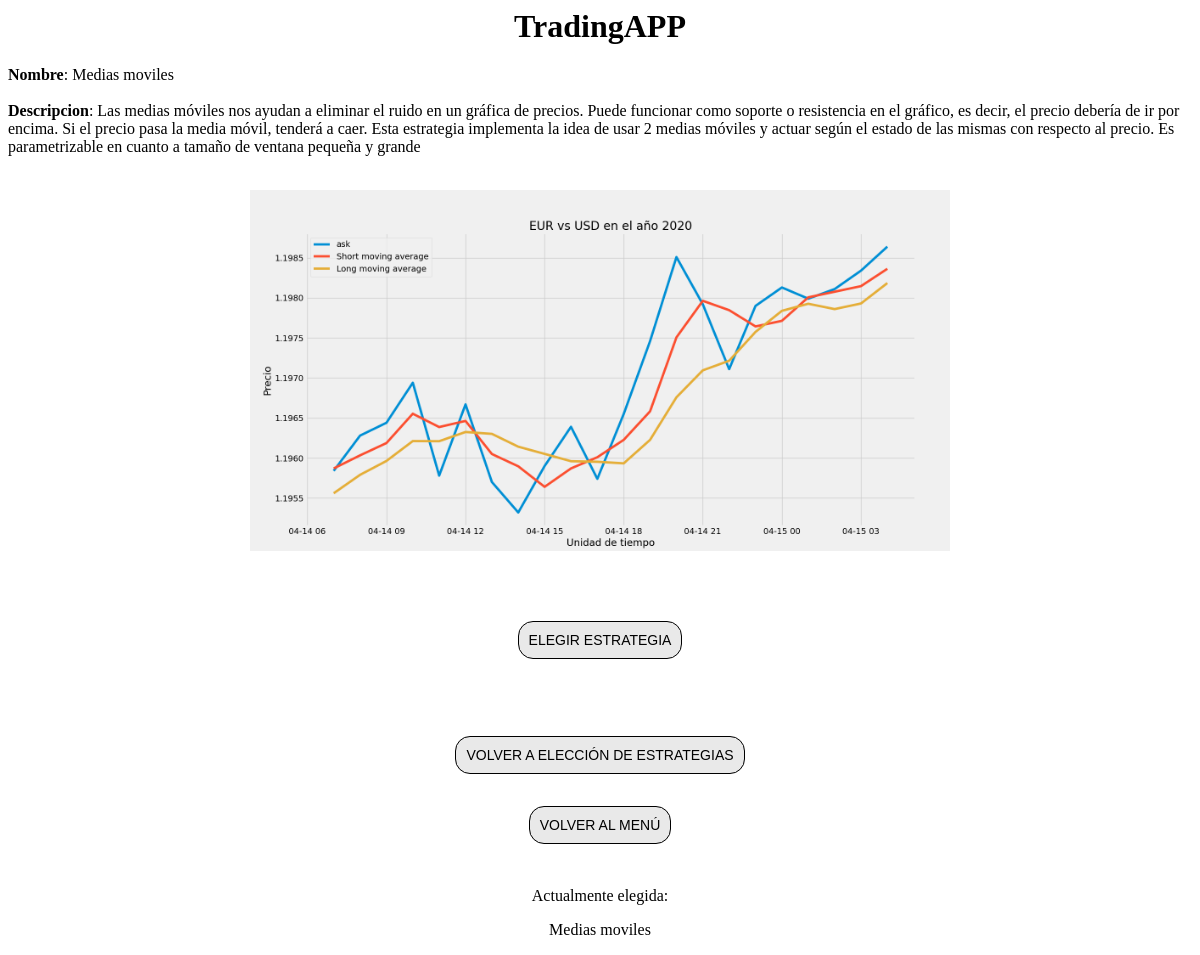
Page /estrategias/1/ on the committed database.
### Interface/models.py (models this page shows, shortened)
class AlgoritmoTrading(models.Model):
    nombre = models.CharField(max_length=200)
    descripcion = models.CharField(max_length=10000)
    autor = models.CharField(max_length=200)
    imagen = models.CharField(max_length=200)
    def __str__(self):
        return self.nombre

class Sesion(models.Model):
    algoritmo_elegido = models.ForeignKey('AlgoritmoTrading', on_delete=models.SET_NULL, null=True)
    logued_MT5 = models.BooleanField(default=True)

### Interface/views.py (the view)
# urls.py: path('estrategias/<int:algoritmo_id>/', views.estrategias_trading_descripcion, name='Elegir Estrategias Trading'),
def estrategias_trading_descripcion(request, algoritmo_id):
    algoritmo = AlgoritmoTrading.objects.get(id=algoritmo_id)
    alg = {'id': algoritmo_id, 'nombre': algoritmo.nombre, 'descripcion': algoritmo.descripcion,
           'autor': algoritmo.autor, 'imagen': algoritmo.imagen}
    context = {'algoritmo': alg, 'sesion_actual': sesion_actual}
    return render(request, "TradingAPP/estrategias_trading_descripcion.html", context)

### Interface/templates/TradingAPP/estrategias_trading_descripcion.html (shortened to what this page needs)
{% load static %}
<link rel="stylesheet" type="text/css" href="{% static 'TradingAPP/style.css' %}">
<!DOCTYPE html>
<html>
<H1 align="center">TradingAPP</H1>
<p align="left">
    {% if algoritmo.nombre %} <b>Nombre</b>: {{ algoritmo.nombre }}<br><br> {% endif %}
    {% if algoritmo.nombre %} <b>Descripcion</b>: {{ algoritmo.descripcion }}<br><br> {% endif %}
</p>
<p>
    {% if algoritmo.imagen %} <img src="{% static algoritmo.imagen %}" alt="Imagen desriptiva del algoritmo" width="700"
                                   align="center">
    {% endif %}
</p>
<body class="center">
<br><br><br>
<form action="elegir_estrategia_trading" method="POST"> {% csrf_token %}
    <input class="boton" type="submit" value="Elegir estrategia"/>
</form>
<br><br><br><br>
<a class="boton" href="{% url 'Estrategias Trading'%}">Volver a elección de estrategias</a>
<br><br><br><br>
<a class="boton" href="{% url 'Menu Principal'%}">Volver al menú</a>
<br><br><br><br>
Actualmente elegida: {% if sesion_actual.algoritmo_elegido %} <p>{{ sesion_actual.algoritmo_elegido }}</p> {% else %}
<p>Ninguna</p> {% endif %}
</body>
</html>

### Interface/static/TradingAPP/style.css (style rules this page uses)
.boton { border: 1px solid #000000; padding: 10px; background-color: #e9e9e9; color: #000000; text-decoration: none; text-transform: uppercase; font-family: 'Helvetica', sans-serif; border-radius: 15px; font-size: 14px; text-align: center; }
body.center { text-align: center; }

### rows in the picture
AlgoritmoTrading: nombre "Medias moviles", descripcion "Las medias móviles nos ayudan a eliminar el ruido en un gráfica de precios. Puede funcionar como soporte o resistencia en el gráfico, es decir, el precio debería de ir por encima. Si el precio pasa la media móvil, tenderá a caer. Esta estrategia implementa la idea de usar 2 medias móviles y actuar según el estado de las mismas con respecto al precio. Es parametrizable en cuanto a tamaño de ventana pequeña y grande", imagen (picture)
Sesion: algoritmo_elegido "Medias moviles"
